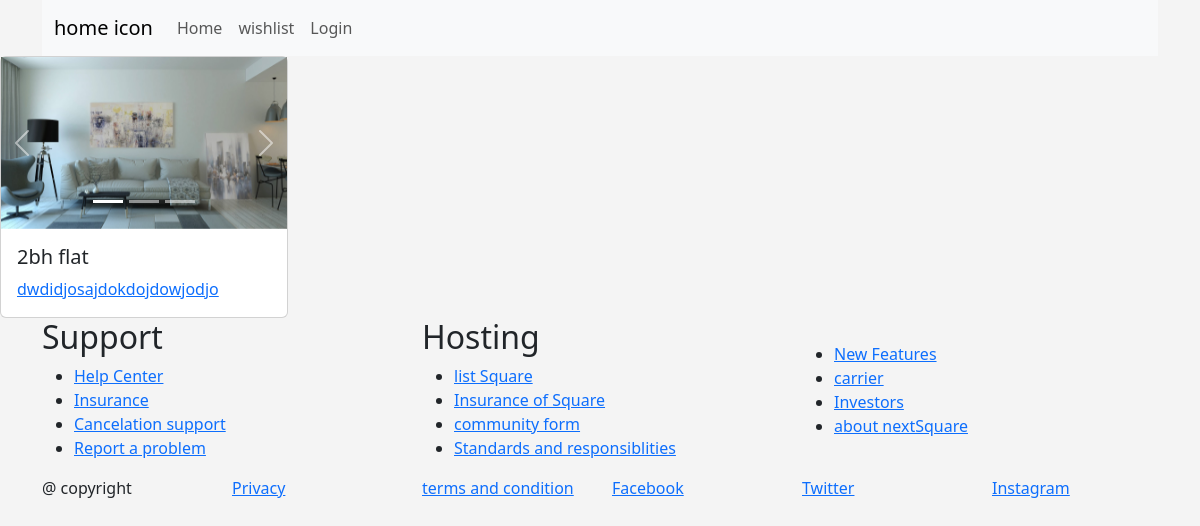
The app's page /home/base, older data.
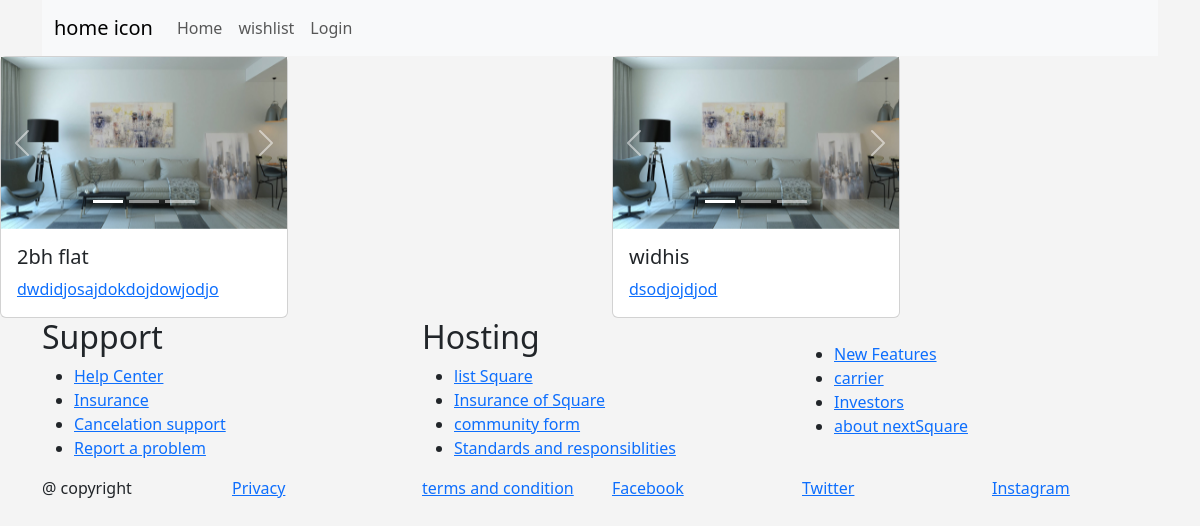
The same page, newer data.
### home/models.py (models this page shows)
class Properties(models.Model):
    property_id = models.AutoField(primary_key=True)
    landlord = models.ForeignKey(Persons, on_delete=models.CASCADE)
    property_type = models.CharField(max_length=255)
    location = models.CharField(max_length=255)
    property_images = models.TextField()
    property_details = models.TextField()
    renting_amount = models.DecimalField(max_digits=10, decimal_places=2)
    services_subscription_active = models.BooleanField()

### home/views.py (the view)
# urls.py: path('base',views.home,name='homepage'),
def home(request):
          properties=Properties.objects.all()
          if properties is None:
                  return HttpResponse('no properties found')
          return render (request,'home/index.html',context={'properties':properties})

### home/templates/home/index.html (shortened to what this page needs)
{% extends 'home/base.html'  %}
{% load static %}
{% block navigation %}
  {% if user.is_authenticated %}
    <div class='container'>
      <nav class='navbar navbar-expand-lg navbar-light bg-light'>
      <div class='container-fluid'>
          <a class="navbar-brand" href="#">home icon</a>
          <button class="navbar-toggler" type="button" data-bs-toggle="collapse" data-bs-target="#navbarTogglerDemo01" aria-controls="navbarTogglerDemo01" aria-expanded="false" aria-label="Toggle navigation">
            <span class="navbar-toggler-icon"></span>
          </button>
          <div class="collapse navbar-collapse" id="navbarTogglerDemo01">
            <ul class="navbar-nav me-auto mb-2 mb-lg-0">
              <li class="nav-item">
                <a class="nav-link" href="#">Home</a>
              </li>
              <li class="nav-item">
                <a class="nav-link" href="#">wishlist</a>
              </li>
              <li class="nav-item">
                <a class="nav-link" href="#">{{ user.username }}</a>
              </li>
              <li class="nav-item">
                <a class="nav-link" href="{% url 'login:logout' %}">logout</a>
              </li>
              <li class="nav-item">
              <a class="nav-link" href=""></a>
              </li>
            </ul>
      </div>
      </nav>
    </div>
  {% else %}
    <div class='container'>
      <nav class='navbar navbar-expand-lg navbar-light bg-light'>
      <div class='container-fluid'>
          <a class="navbar-brand" href="#">home icon</a>
          <div class="collapse navbar-collapse" id="navbarTogglerDemo01">
            <ul class="navbar-nav me-auto mb-2 mb-lg-0">
              <li class="nav-item">
                <a class="nav-link" href="#">Home</a>
              </li>
              <li class="nav-item">
                <a class="nav-link" href="#">wishlist</a>
              </li>
              <li class="nav-item">
                <a class="nav-link" href="{% url 'login:login' %}">Login</a>
              </li>
            </ul>
      </div>
      </nav>
    </div>
  {% endif %}
{% endblock %}
{% block grid_property %}
      <div class='row'>
        {% for properties in properties %}
        {% include 'home/property_card.html' with property=properties %}
        {% endfor %}
      </div>
{% endblock %}

### home/templates/home/property_card.html (shortened to what this page needs)
{% load static %}
<div class='col md-6'>
<div class="card" style="width: 18rem;">
  <div id="carouselExampleIndicators" class="carousel slide" data-bs-ride="carousel">
  <div class="carousel-indicators">
    <button type="button" data-bs-target="#carouselExampleIndicators" data-bs-slide-to="0" class="active" aria-current="true" aria-label="Slide 1"></button>
    <button type="button" data-bs-target="#carouselExampleIndicators" data-bs-slide-to="1" aria-label="Slide 2"></button>
    <button type="button" data-bs-target="#carouselExampleIndicators" data-bs-slide-to="2" aria-label="Slide 3"></button>
  </div>
  <div class="carousel-inner">
    <div class="carousel-item active">
      <img src="{% static 'img1.jpg' %}" class="d-block w-100" alt="...">
    </div>
  </div>
  <button class="carousel-control-prev" type="button" data-bs-target="#carouselExampleIndicators" data-bs-slide="prev">
    <span class="carousel-control-prev-icon" aria-hidden="true"></span>
  </button>
  <button class="carousel-control-next" type="button" data-bs-target="#carouselExampleIndicators" data-bs-slide="next">
    <span class="carousel-control-next-icon" aria-hidden="true"></span>
  </button>
 </div>
  <div class="card-body">
    <h5 class="card-title">{{property.property_type}}</h5>
    <a class="card-text" href="{% url 'property:properties' property.property_id %}">{{property.property_details}}</a>
  </div>
</div>
</div>

Row changes from the older to the newer data that the page shows:
added Properties: property_type "widhis", property_details "dsodjojdjod"
